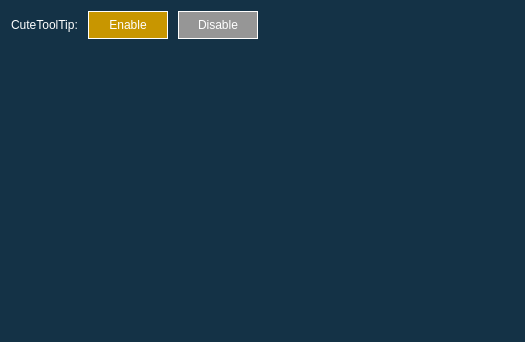
<?xml version="1.0" encoding="UTF-8"?>
<ui version="4.0">
 <class>ToolTipDemo</class>
 <widget class="QWidget" name="ToolTipDemo">
  <property name="geometry">
   <rect>
    <x>0</x>
    <y>0</y>
    <width>525</width>
    <height>342</height>
   </rect>
  </property>
  <property name="windowTitle">
   <string>Form</string>
  </property>
  <property name="styleSheet">
   <string notr="true">QWidget{
font:14px &quot;宋体&quot;;
color:white;
background-color:rgb(20,50,70);
}
/*按钮*/
QPushButton{
border:1px solid white;
background-color:rgb(200,150,0);
}
QPushButton:hover{
background-color:rgb(255,170,0);
}
QPushButton:pressed{
background-color:rgb(255,255,0);
}
QPushButton:disabled{
background-color:rgb(150,150,150);
}
/*下拉框*/
QComboBox{
border:1px solid white;
}
/**/
QLabel{
font:14px &quot;宋体&quot;;
color:white;
}</string>
  </property>
  <layout class="QVBoxLayout" name="verticalLayout">
   <item>
    <layout class="QHBoxLayout" name="horizontalLayout">
     <property name="spacing">
      <number>10</number>
     </property>
     <item>
      <widget class="QLabel" name="label">
       <property name="text">
        <string>CuteToolTip:</string>
       </property>
      </widget>
     </item>
     <item>
      <widget class="QPushButton" name="btnToolTipA">
       <property name="minimumSize">
        <size>
         <width>80</width>
         <height>28</height>
        </size>
       </property>
       <property name="maximumSize">
        <size>
         <width>80</width>
         <height>28</height>
        </size>
       </property>
       <property name="text">
        <string>Enable</string>
       </property>
      </widget>
     </item>
     <item>
      <widget class="QPushButton" name="btnToolTipB">
       <property name="enabled">
        <bool>false</bool>
       </property>
       <property name="minimumSize">
        <size>
         <width>80</width>
         <height>28</height>
        </size>
       </property>
       <property name="maximumSize">
        <size>
         <width>80</width>
         <height>28</height>
        </size>
       </property>
       <property name="text">
        <string>Disable</string>
       </property>
      </widget>
     </item>
     <item>
      <spacer name="horizontalSpacer">
       <property name="orientation">
        <enum>Qt::Horizontal</enum>
       </property>
       <property name="sizeHint" stdset="0">
        <size>
         <width>40</width>
         <height>20</height>
        </size>
       </property>
      </spacer>
     </item>
    </layout>
   </item>
   <item>
    <spacer name="verticalSpacer">
     <property name="orientation">
      <enum>Qt::Vertical</enum>
     </property>
     <property name="sizeHint" stdset="0">
      <size>
       <width>20</width>
       <height>280</height>
      </size>
     </property>
    </spacer>
   </item>
  </layout>
 </widget>
 <resources/>
 <connections/>
</ui>
